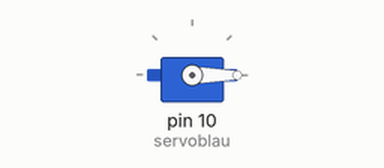
Simulated run of this sketch. Board: Arduino Uno, built with avr-gcc and run on an emulated ATmega328P. On the bench: servo.

Above: at 0.05 s.
At 6.0 s:
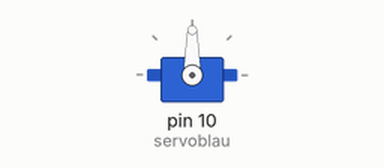
At 9.0 s:
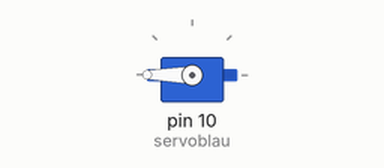
At 12.0 s:
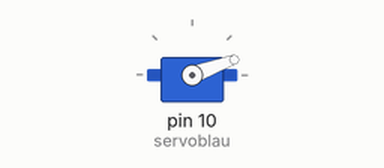
Timing chart, 0 to 15.6 s (numbered marks = the images above):
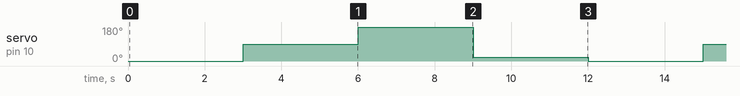

Measured:
- by itself, servo on pin 10 (servoblau): repeats every 12.0 s: 180° 3.0 s, 20° 3.0 s, 0° 3.0 s, 90° 3.0 s

The sketch:

servo.ino
```cpp
#include <Servo.h>
Servo servoblau;

void setup() {
  servoblau.attach(10);
}

void loop() {
  servoblau.write(0);
  delay(3000);
  servoblau.write(90);
  delay(3000);
  servoblau.write(180);
  delay(3000);
  servoblau.write(20);
  delay(3000);
}
```
